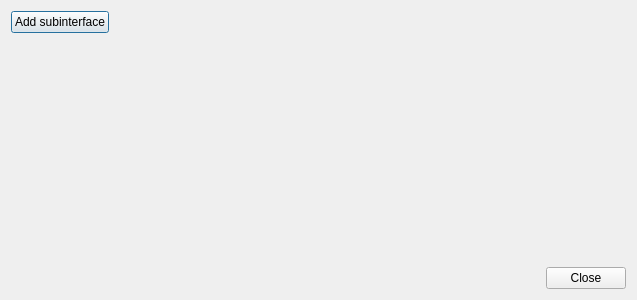
<?xml version="1.0" encoding="UTF-8"?>
<ui version="4.0">
 <class>edit_interface_dialog</class>
 <widget class="QDialog" name="edit_interface_dialog">
  <property name="geometry">
   <rect>
    <x>0</x>
    <y>0</y>
    <width>637</width>
    <height>300</height>
   </rect>
  </property>
  <property name="windowTitle">
   <string>Edit interface: </string>
  </property>
  <layout class="QVBoxLayout" name="verticalLayout">
   <item>
    <layout class="QHBoxLayout" name="interface_top_layout">
     <item alignment="Qt::AlignmentFlag::AlignLeft">
      <widget class="QPushButton" name="add_subinterface_button">
       <property name="text">
        <string>Add subinterface</string>
       </property>
      </widget>
     </item>
    </layout>
   </item>
   <item>
    <spacer name="top_spacer">
     <property name="orientation">
      <enum>Qt::Orientation::Vertical</enum>
     </property>
     <property name="sizeHint" stdset="0">
      <size>
       <width>20</width>
       <height>40</height>
      </size>
     </property>
    </spacer>
   </item>
   <item>
    <layout class="QVBoxLayout" name="tables_layout"/>
   </item>
   <item>
    <spacer name="bottom_spacer">
     <property name="orientation">
      <enum>Qt::Orientation::Vertical</enum>
     </property>
     <property name="sizeHint" stdset="0">
      <size>
       <width>20</width>
       <height>40</height>
      </size>
     </property>
    </spacer>
   </item>
   <item>
    <widget class="QDialogButtonBox" name="close_button_box">
     <property name="standardButtons">
      <set>QDialogButtonBox::StandardButton::Close</set>
     </property>
    </widget>
   </item>
  </layout>
 </widget>
 <resources/>
 <connections/>
</ui>
